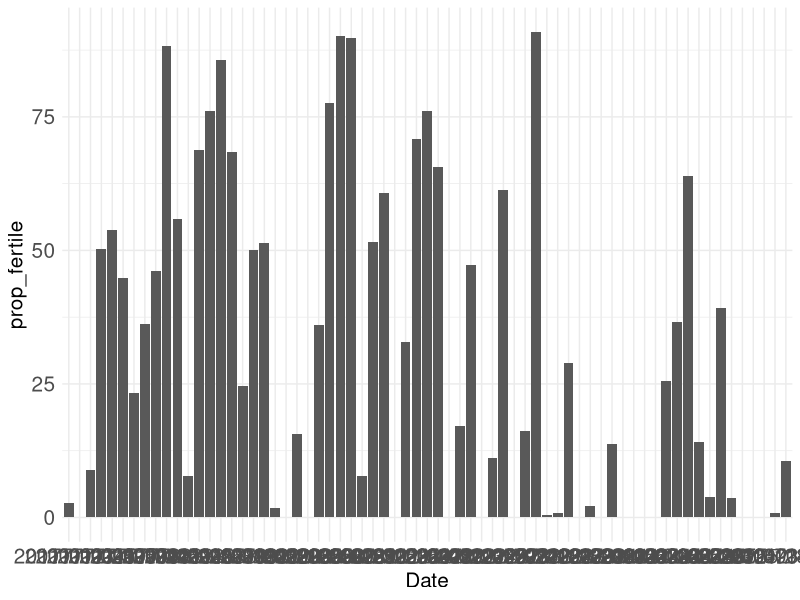

Here is the R script that generated this plot:
#############################################
########## REPRODUCTIVE PHENOLOGY TIME SERIES
#############################################
library(dplyr)
library(purrr)
library(ggplot2)
library(ggpubr)
library(car)
library(viridisLite)
library(viridis)
library(tidyverse)
library(readxl)
library(data.table)

#1: Data preparation --------
#1.1: Temporal series Catalunya -----------
#Mediterranea
cmed<-read.csv("./raw_data/temporal_series_C.mediterranea.txt",header=T,dec=".",sep="\t", check.names = F); 
str(cmed);

#Change names and complete missing values
cmed = cmed %>% select(-Comments) %>% 
  mutate(Population = case_when(Population %in% " PdS" ~ "Port de la Selva", #Correct current columns
                                TRUE ~ "Cala Estreta"),
         Subpopulation = "CE",
         Quadrat = as.character(Quadrat),
         Date = as.Date(Date, tryFormats = c("%m/%d/%Y")),
         Cauloid_size = as.numeric(Cauloid_size),
         Fertility = as.numeric(ifelse(is.na(Fertility), 0, Fertility)),
         Leaf_size = as.numeric(Leaf_size),
         Stage = "Adult")%>%
  mutate(Year = as.numeric(format(Date,'%Y')),
         uniq_id = paste("CE_med", substr(Month, 1, 3), substr(format(Date,'%Y'), 3, 4), sep = "_")) #Create new useful columns

str(cmed)
#write.table(cmed, "C.med_clean_temporal_phenology.txt", row.names = T,  sep="\t")

#Crinita/elegans
crin = read.csv("./raw_data/temporal_series_E.crinita.txt",header=T,dec=".",sep="\t", check.names = F); 
str(crin); colnames(crin)[c(7:9)] = c("Cauloid_size", "Fertility", "Leaf_size")

#Change names and complete missing values
crin = crin %>% select(-Comments) %>% 
                mutate(Population = case_when(Population %in% "PdS" ~ "Port de la Selva", #Correct current columns
                                              TRUE ~ "Cala Estreta"),
                       Species = case_when(Species %in% c("Cystoseira crinita", "Cystoseira_crinita") ~ "Ericaria crinita",
                                           Species %in% c("Cystoseira sp. ", "Cystoseira sp.", "Cystoseira sp", "Cystoseira_sp",
                                                          "Cystoseira elegans", "Cystoseira_elegans", 
                                                          "Cystoseira_espinosa", "Cystoseira_spinosa") ~ "Gongolaria elegans",
                                           Species %in% c("Cystoseira compressa", "Cystoseira_compressa") ~ "Cystoseira compressa",
                                           Species %in% c("reclutes", "recluta") ~ "Reclutes",
                                           TRUE ~ Species),
                       Date = as.Date(Date, tryFormats = c("%m/%d/%Y")),
                       Cauloid_size = as.numeric(Cauloid_size),
                       Fertility = as.numeric(ifelse(is.na(Fertility), 0, Fertility)),
                       Leaf_size = as.numeric(Leaf_size))%>%
                 mutate(Year = as.numeric(format(Date,'%Y')),
                        uniq_id = case_when(Population %in% "Port de la Selva" ~ paste("PS", substr(Month, 1, 3), substr(format(Date,'%Y'), 1, 2), sep = "_"), 
                                            TRUE ~ paste("CE", substr(Month, 1, 3), substr(format(Date,'%Y'), 3, 4), sep = "_"))) #Create new useful columns

str(crin)

#Rename subpopulations
c(crin %>% filter(Population == "Port de la Selva") %>% distinct(Subpopulation))
c(crin %>% filter(Population == "Cala Estreta") %>% distinct(Subpopulation))

#Merge both dataframes
phen_all = bind_rows(cmed, crin); 
#write.table(phen_all, "Temporal_series_phenology.txt", row.names = T,  sep="\t")

#1.2: Regional 1-2 year Mediterranean monitoring -----------
#2: Calculate different indices related with phenology --------------
phen_all<-read.csv("Temporal_series_phenology.txt",header=T,dec=".",sep="\t", check.names = F); 
phen_all$Species = as.factor(phen_all$Species); #phen_all$Fertility = as.character(phen_all$Fertility)

#Data exploration
table(phen_all$Species) #Total counts
length(unique(phen_all$Date)) #Unique sampling days
uniq_yr <- phen_all %>% filter(!Species %in% c("Reclutes", "Cystoseira compressa", "Cystoseira spinosa")) %>% 
                        group_by(Species, Year) %>% summarise(count = n(), .groups = "drop_last") #Total obs per year
  
#Fertility
colnames(phen_all)
fertility_class = phen_all %>% filter(!Species %in% c("Reclutes", "Cystoseira compressa", "Cystoseira spinosa"),
                                Fertility <= 4) %>% 
                         group_by(uniq_id, Population, Species, Date, Month, Year, Fertility) %>% 
                         summarise(count = n(), Cauloid_mean = mean(Cauloid_size, na.rm = T), Cauloid_sd = sd(Cauloid_size, na.rm = T),
                                   Leaf_mean = mean(Leaf_size, na.rm = T), Leaf_sd = sd(Leaf_size, na.rm = T), .groups = "drop_last")

fertility_pop <- reshape2::dcast(fertility_class, uniq_id + Population + Species + Date + Month + Year ~ Fertility, 
                       value.var = "count", fun.aggregate = sum)

#Obtain several metrics per sampling event
for(i in 1:nrow(fertility_pop)){
  fertility_pop$prop_fertile[i] = (sum(fertility_pop[i,c(8:11)])/sum(fertility_pop[i,c(7:11)]))*100 #proportion of fertile individuals
  
  fertility_pop$prop_F0[i] = (fertility_pop[i,7]/sum(fertility_pop[i,c(7:11)]))*100 #Proportion of each fertility class
  fertility_pop$prop_F1[i] = (fertility_pop[i,8]/sum(fertility_pop[i,c(7:11)]))*100
  fertility_pop$prop_F2[i] = (fertility_pop[i,9]/sum(fertility_pop[i,c(7:11)]))*100
  fertility_pop$prop_F3[i] = (fertility_pop[i,10]/sum(fertility_pop[i,c(7:11)]))*100
  fertility_pop$prop_F4[i] = (fertility_pop[i,11]/sum(fertility_pop[i,c(7:11)]))*100
  }
  
#Metrics per population, species and year
fertility_metrics_year = data.frame()
years = sort(unique(fertility_class$Year)); popul = c("Cala Estreta", "Port de la Selva"); sp = unique(as.character(fertility_pop$Species))

#Loop to compute metrics x year
for(i in 1:length(years)){ #START loop YEAR
  for(j in 1:2){#START loop Population
    for(s in 1:length(sp)){#START loop species
      print(paste(years[i], popul[j], sp[s]))
      
      temp_class = fertility_class %>% filter(Year == years[i], Population == popul[j], Species == sp[s]) #All fertility classes per each year in a single population
      temp_pop = fertility_pop %>% filter(Year == years[i], Population == popul[j], Species == sp[s]); 
      
      temp_pop = temp_pop[order(temp_pop$Date),] #Really important to order data by DATE for calculations
      
      if(nrow(temp_class) > 0){
      
      n_months_fertile = length(which(temp_pop$prop_fertile > 0)) #Number of fertile months
      obs_fertile = (n_months_fertile/nrow(temp_pop))*100 #Times observed fertile in total times sampled
      peak = temp_pop[which.max(temp_pop$prop_fertile), "Month"] #Month where most individuals are fertile
      first_maturity = ifelse(n_months_fertile == 0, #If it's not mature 
                              "None",
                              with(temp_pop[,], Month[which.min(prop_fertile <= 0)])) #Start of the fertile period

      last_maturity = ifelse(nrow(temp_pop %>% filter(prop_fertile == 0)) == 0, #If there is no month 
                             "None",
                             temp_pop[tail(which(temp_pop[order(temp_pop$Date),12]!=0, arr.ind = T),1), "Month"]) #Last month of the fertile period
      
      fert_classes = temp_pop[, c(7:11)]; fert_classes[fert_classes == 0] <- NA
      fert_classes = t(as.data.frame(colMeans(fert_classes, na.rm = T))) #Mean individuals per fertile class WHEN fertile
      total_ind = sum(temp_pop[, c(7:11)])
      
      #Join everything in a dataframe
      temp_fertility = data.frame(Population = popul[j], Species = sp[s], Year = years[i], 
                                  fert_classes, total_ind = total_ind, n_months_fertile = n_months_fertile, obs_fertile = obs_fertile, 
                                  peak = peak, first_maturity = first_maturity, last_maturity = last_maturity)
      temp_fertility[is.na(temp_fertility)] <- 0
      
      } else {temp_fertility = data.frame(Population = popul[j], Species = sp[s], Year = years[i]) }
      
      fertility_metrics_year = bind_rows(fertility_metrics_year, temp_fertility)
      
    } #END loop species
    
  } #END loop Population
  
}#END loop YEAR

#Remove NAs
fertility_metrics_year = fertility_metrics_year %>% filter(!is.na(last_maturity)) %>% mutate(last_maturity = ifelse(last_maturity == "0", "None", last_maturity))
rownames(fertility_metrics_year) = NULL
  
#3: Plots of fertility time-series ---------
fert_barpl = fertility_pop[order(fertility_pop$Date),] %>% filter(Species %in% "Ericaria crinita", Population == "Port de la Selva")

p <- ggplot(fert_barpl, aes(y=prop_fertile, x=Date)) + 
  geom_bar(stat="identity", position = "dodge") + 
  theme_minimal() + theme(legend.position = "right", text = element_text(size = 15), axis.text.y = element_text(size = 15),
                          axis.text.x = element_text(size = 15)); p

  
  
  
  
  
  
  



